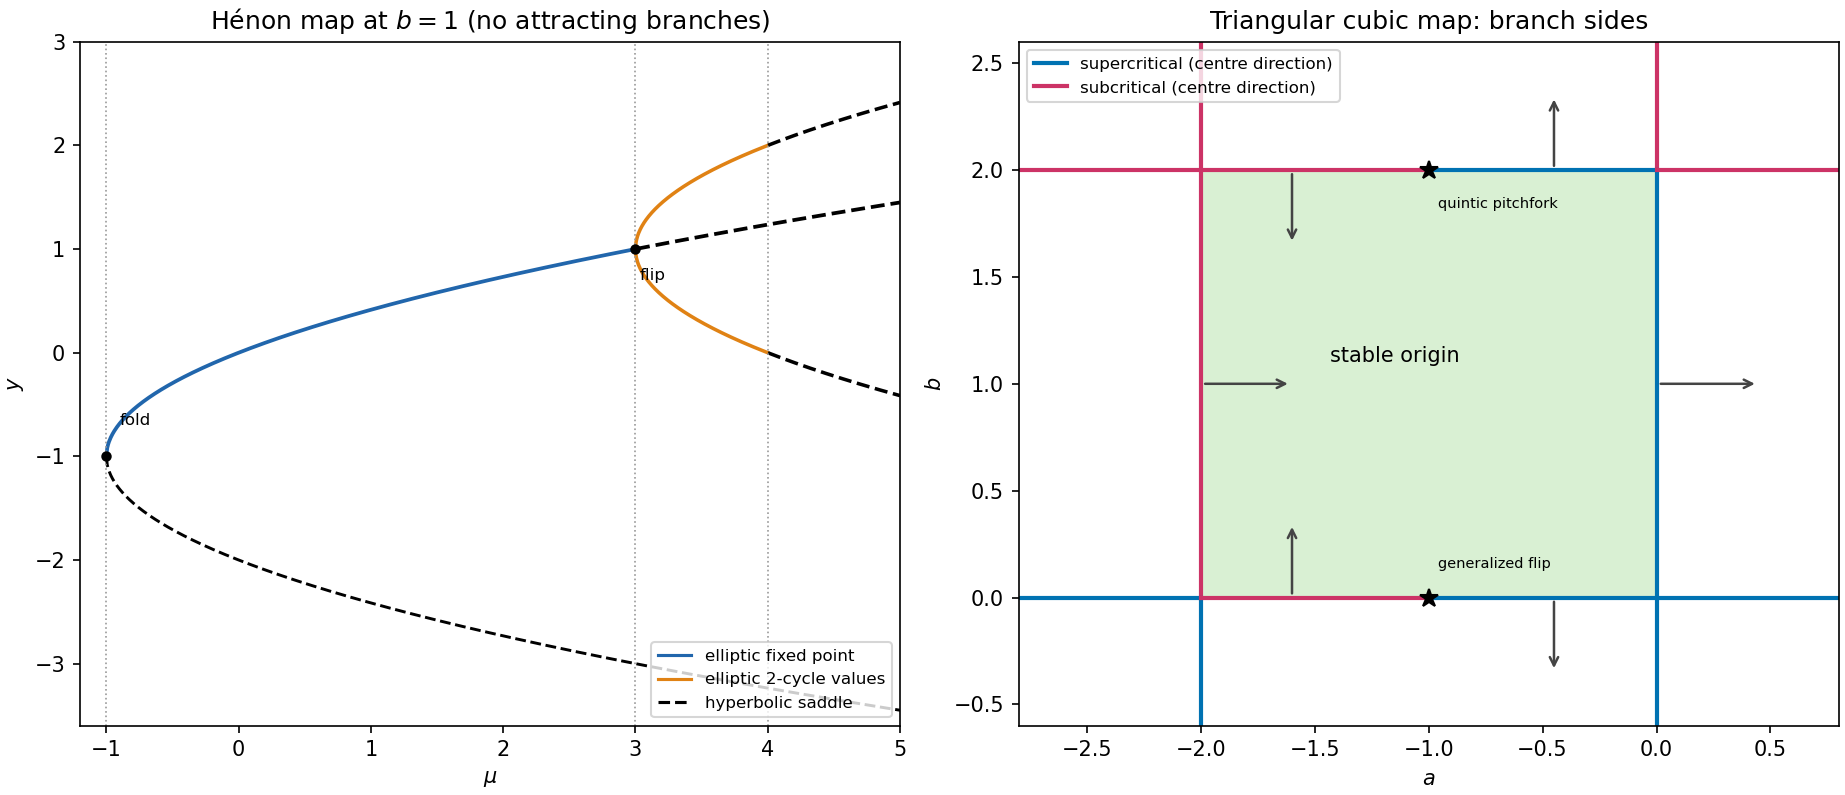

Generate this figure with Python:
"""Original Hénon branches and odd-map local bifurcation sketch."""
import numpy as np
import matplotlib
matplotlib.use('Agg')
import matplotlib.pyplot as plt
from matplotlib.lines import Line2D
fig,axs=plt.subplots(1,2,figsize=(12.3,5.3),layout='constrained')
ax=axs[0]
m=np.linspace(-1,5,900);root=np.sqrt(m+1)
ax.plot(m,-1-root,'k--',lw=1.4)
for mask,style,col in [(m<=3,'-','#2166ac'),(m>=3,'--','black')]:ax.plot(m[mask],(-1+root)[mask],style,color=col,lw=1.8)
p=np.linspace(3,5,500)
for sign in [-1,1]:
 y=1+sign*np.sqrt(p-3)
 for mask,style,col in [(p<=4,'-','#e08214'),(p>=4,'--','black')]:ax.plot(p[mask],y[mask],style,color=col,lw=1.7)
for loc in [-1,3,4]:ax.axvline(loc,color='#999999',ls=':',lw=.8)
ax.plot([-1,3],[-1,1],'ko',ms=4)
ax.set(xlabel=r'$\mu$',ylabel=r'$y$',xlim=(-1.2,5),ylim=(-3.6,3),title=r'Hénon map at $b=1$ (no attracting branches)')
ax.legend(handles=[Line2D([],[],color='#2166ac',label='elliptic fixed point'),Line2D([],[],color='#e08214',label='elliptic 2-cycle values'),Line2D([],[],color='k',ls='--',label='hyperbolic saddle')],fontsize=8,loc='lower right')
ax.text(-.9,-.7,'fold',fontsize=8);ax.text(3.03,.7,'flip',fontsize=8)
ax=axs[1]
ax.axvspan(-2,0,ymin=.6/3.2,ymax=2.6/3.2,facecolor='#d9f0d3')
superc='#0072b2';subc='#cc3366'
for a,segments in [(0,[(-.6,2,superc),(2,2.6,subc)]),(-2,[(-.6,0,superc),(0,2.6,subc)])]:
 for lo,hi,col in segments:ax.plot([a,a],[lo,hi],color=col,lw=2)
for b,segments in [(0,[(-2.8,-2,superc),(-2,-1,subc),(-1,.8,superc)]),(2,[(-2.8,-1,subc),(-1,0,superc),(0,.8,subc)])]:
 for lo,hi,col in segments:ax.plot([lo,hi],[b,b],color=col,lw=2)
ax.text(-1.15,1.1,'stable origin',ha='center',fontsize=10)
# Arrows locate nearby branches along stable-box boundaries.
for start,end in [((0,1),(.45,1)),((-2,1),(-1.6,1)),((-1.6,0),(-1.6,.35)),((-.45,0),(-.45,-.35)),((-1.6,2),(-1.6,1.65)),((-.45,2),(-.45,2.35))]:
 ax.annotate('',xy=end,xytext=start,arrowprops=dict(arrowstyle='->',color='#444444',lw=1.2))
ax.plot([-1,-1],[0,2],'k*',ms=9)
ax.text(-.96,.14,'generalized flip',fontsize=7)
ax.text(-.96,1.82,'quintic pitchfork',fontsize=7)
ax.set(xlim=(-2.8,.8),ylim=(-.6,2.6),xlabel=r'$a$',ylabel=r'$b$',title='Triangular cubic map: branch sides')
ax.legend(handles=[Line2D([],[],color=superc,lw=2,label='supercritical (centre direction)'),Line2D([],[],color=subc,lw=2,label='subcritical (centre direction)')],fontsize=8,loc='upper left')
fig.savefig('paper-85-maps.png',dpi=150,facecolor='white',transparent=False)
